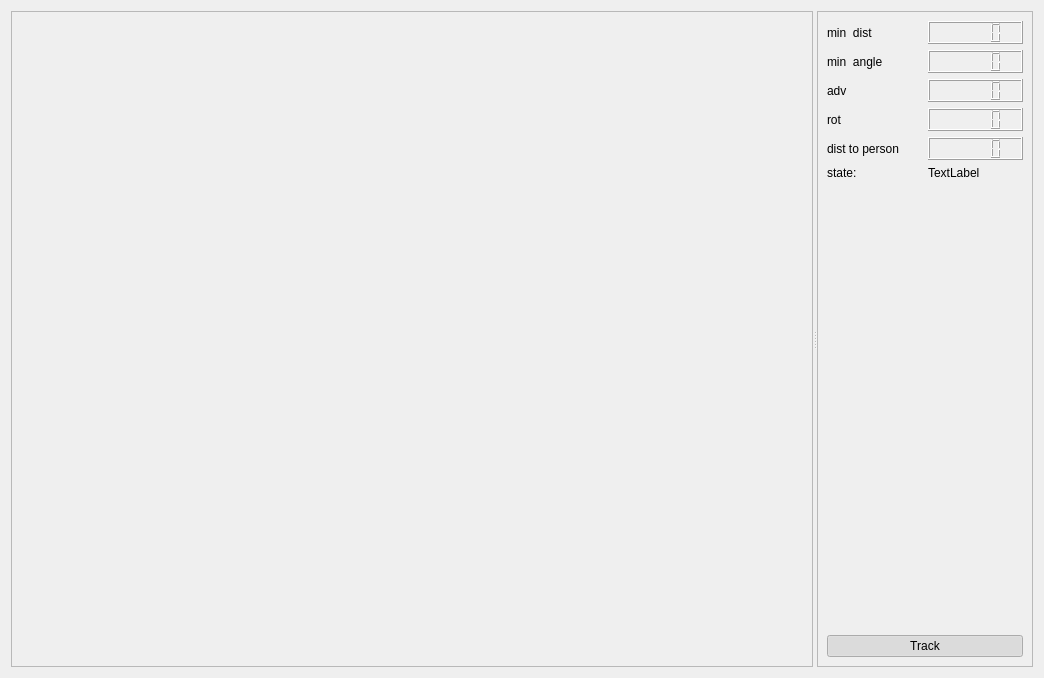
<?xml version="1.0" encoding="UTF-8"?>
<ui version="4.0">
 <class>guiDlg</class>
 <widget class="QWidget" name="guiDlg">
  <property name="geometry">
   <rect>
    <x>0</x>
    <y>0</y>
    <width>1044</width>
    <height>678</height>
   </rect>
  </property>
  <property name="windowTitle">
   <string>chocachoca</string>
  </property>
  <layout class="QVBoxLayout" name="verticalLayout_3">
   <item>
    <widget class="QSplitter" name="splitter">
     <property name="orientation">
      <enum>Qt::Horizontal</enum>
     </property>
     <widget class="QFrame" name="frame">
      <property name="sizePolicy">
       <sizepolicy hsizetype="Expanding" vsizetype="Preferred">
        <horstretch>0</horstretch>
        <verstretch>0</verstretch>
       </sizepolicy>
      </property>
      <property name="minimumSize">
       <size>
        <width>600</width>
        <height>0</height>
       </size>
      </property>
      <property name="frameShape">
       <enum>QFrame::StyledPanel</enum>
      </property>
      <property name="frameShadow">
       <enum>QFrame::Raised</enum>
      </property>
     </widget>
     <widget class="QFrame" name="frame_2">
      <property name="sizePolicy">
       <sizepolicy hsizetype="Minimum" vsizetype="Preferred">
        <horstretch>0</horstretch>
        <verstretch>0</verstretch>
       </sizepolicy>
      </property>
      <property name="frameShape">
       <enum>QFrame::StyledPanel</enum>
      </property>
      <property name="frameShadow">
       <enum>QFrame::Raised</enum>
      </property>
      <layout class="QVBoxLayout" name="verticalLayout_5">
       <item>
        <layout class="QVBoxLayout" name="verticalLayout_4">
         <item>
          <layout class="QHBoxLayout" name="horizontalLayout_2">
           <item>
            <widget class="QLabel" name="label">
             <property name="text">
              <string>min  dist</string>
             </property>
            </widget>
           </item>
           <item>
            <widget class="QLCDNumber" name="lcdNumber_mindist">
             <property name="font">
              <font>
               <weight>75</weight>
               <bold>true</bold>
              </font>
             </property>
            </widget>
           </item>
          </layout>
         </item>
         <item>
          <layout class="QHBoxLayout" name="horizontalLayout_3">
           <item>
            <widget class="QLabel" name="label_2">
             <property name="text">
              <string>min  angle</string>
             </property>
            </widget>
           </item>
           <item>
            <widget class="QLCDNumber" name="lcdNumber_minangle">
             <property name="font">
              <font>
               <weight>75</weight>
               <bold>true</bold>
              </font>
             </property>
            </widget>
           </item>
          </layout>
         </item>
         <item>
          <layout class="QHBoxLayout" name="horizontalLayout_4">
           <item>
            <widget class="QLabel" name="label_4">
             <property name="text">
              <string>adv</string>
             </property>
            </widget>
           </item>
           <item>
            <widget class="QLCDNumber" name="lcdNumber_adv"/>
           </item>
          </layout>
         </item>
         <item>
          <layout class="QHBoxLayout" name="horizontalLayout_5">
           <item>
            <widget class="QLabel" name="label_5">
             <property name="text">
              <string>rot</string>
             </property>
            </widget>
           </item>
           <item>
            <widget class="QLCDNumber" name="lcdNumber_rot"/>
           </item>
          </layout>
         </item>
         <item>
          <layout class="QHBoxLayout" name="horizontalLayout_6">
           <item>
            <widget class="QLabel" name="label_3">
             <property name="text">
              <string>dist to person</string>
             </property>
            </widget>
           </item>
           <item>
            <widget class="QLCDNumber" name="lcdNumber_dist_to_person"/>
           </item>
          </layout>
         </item>
         <item>
          <layout class="QHBoxLayout" name="horizontalLayout">
           <item>
            <widget class="QLabel" name="label_state_name">
             <property name="text">
              <string>state:</string>
             </property>
            </widget>
           </item>
           <item>
            <widget class="QLabel" name="label_state">
             <property name="text">
              <string>TextLabel</string>
             </property>
            </widget>
           </item>
          </layout>
         </item>
         <item>
          <layout class="QHBoxLayout" name="horizontalLayout_8"/>
         </item>
         <item>
          <spacer name="verticalSpacer">
           <property name="orientation">
            <enum>Qt::Vertical</enum>
           </property>
           <property name="sizeHint" stdset="0">
            <size>
             <width>20</width>
             <height>40</height>
            </size>
           </property>
          </spacer>
         </item>
         <item>
          <layout class="QVBoxLayout" name="verticalLayout">
           <item>
            <layout class="QHBoxLayout" name="horizontalLayout_7"/>
           </item>
          </layout>
         </item>
         <item>
          <widget class="QPushButton" name="pushButton_stop">
           <property name="text">
            <string>Track</string>
           </property>
           <property name="checkable">
            <bool>true</bool>
           </property>
           <property name="checked">
            <bool>true</bool>
           </property>
          </widget>
         </item>
        </layout>
       </item>
      </layout>
     </widget>
    </widget>
   </item>
  </layout>
 </widget>
 <resources/>
 <connections/>
</ui>
